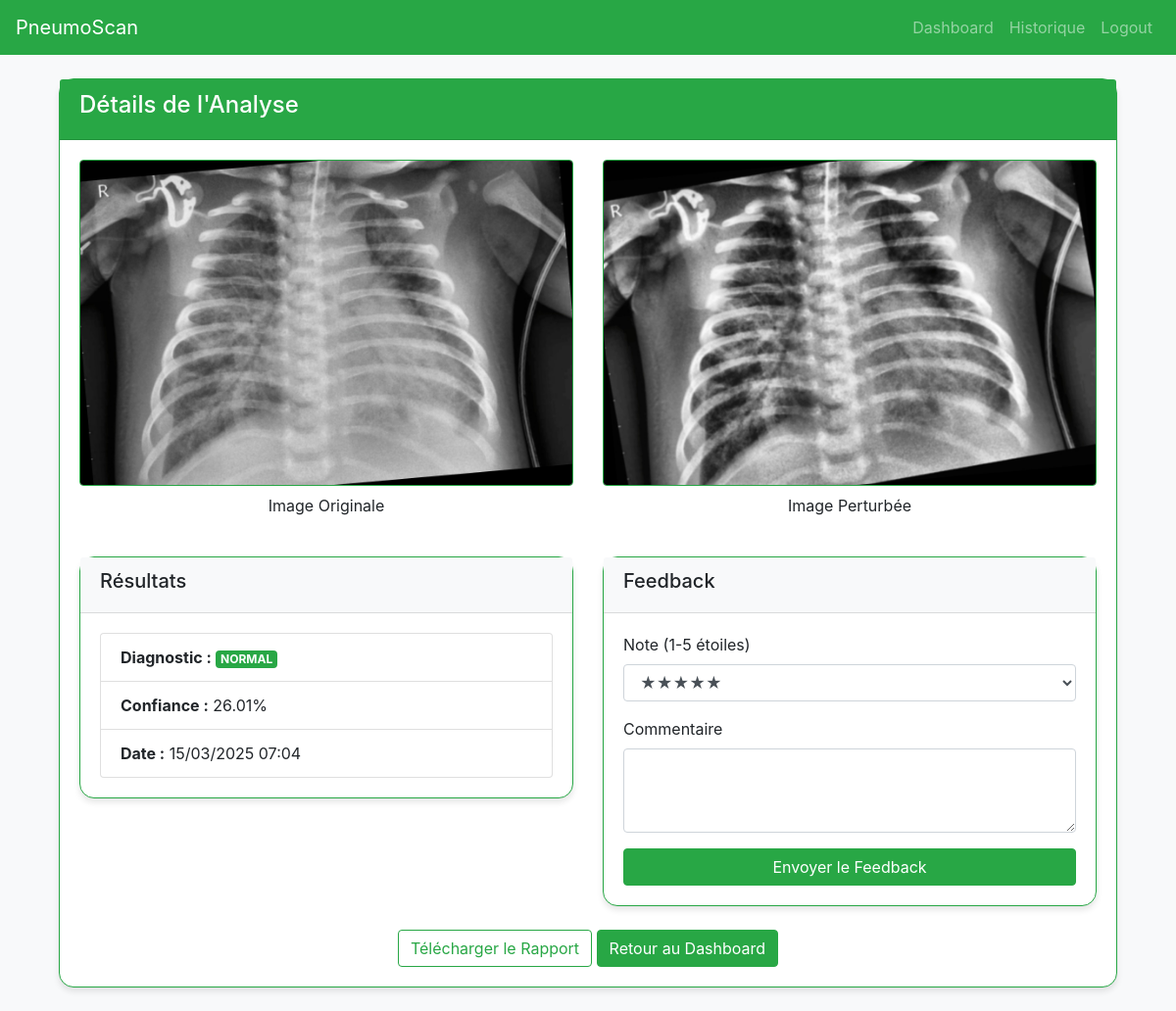
/analysis/4 (signed in), run on the app's committed database.
### app.py (models this page shows)
class AnalysisHistory(db.Model):
    id = db.Column(db.Integer, primary_key=True)
    user_id = db.Column(db.Integer, db.ForeignKey('user.id'), nullable=False)
    filename = db.Column(db.String(200), nullable=False)
    result = db.Column(db.String(50), nullable=False)
    confidence = db.Column(db.Float, nullable=False)
    timestamp = db.Column(db.DateTime, default=datetime.utcnow)
    feedback = db.relationship('UserFeedback', backref='analysis', uselist=False)

### app.py (the view)
@app.route('/analysis/<int:analysis_id>')
@login_required
def analysis_details(analysis_id):
    analysis = AnalysisHistory.query.get_or_404(analysis_id)
    if analysis.user_id != current_user.id:
        abort(403)
    return render_template('analysis_details.html', analysis=analysis)

### app.py (called while the page is built)
@login_manager.user_loader
def load_user(user_id):
    return User.query.get(int(user_id))

### templates/analysis_details.html (shortened to what this page needs)
{% extends "base.html" %}
{% block content %}
    <div class="container">
        <div class="card border-success mb-4">
            <div class="card-header bg-success text-white">
                <h4>Détails de l'Analyse</h4>
            </div>
            <div class="card-body">
                <div class="row mb-4">
                    <div class="col-md-6">
                        <img src="{{ url_for('static', filename='uploads/' + analysis.filename) }}"
                             class="img-fluid rounded border border-success"
                             alt="Image Originale">
                        <p class="text-center mt-2">Image Originale</p>
                    </div>
                    <div class="col-md-6">
                        <img src="{{ url_for('static', filename='uploads/' + 'perturbed_' + analysis.filename) }}"
                             class="img-fluid rounded border border-success"
                             alt="Image Perturbée">
                        <p class="text-center mt-2">Image Perturbée</p>
                    </div>
                </div>
                <div class="row">
                    <div class="col-md-6">
                        <div class="card border-success">
                            <div class="card-header bg-light">
                                <h5>Résultats</h5>
                            </div>
                            <div class="card-body">
                                <ul class="list-group">
                                    <li class="list-group-item">
                                        <strong>Diagnostic :</strong>
                                        <span class="badge badge-{{ 'danger' if analysis.result == 'PNEUMONIA' else 'success' }}">
                                        {{ analysis.result }}
                                    </span>
                                    </li>
                                    <li class="list-group-item">
                                        <strong>Confiance :</strong>
                                        {{ "%.2f"|format(analysis.confidence * 100) }}%
                                    </li>
                                    <li class="list-group-item">
                                        <strong>Date :</strong>
                                        {{ analysis.timestamp.strftime('%d/%m/%Y %H:%M') }}
                                    </li>
                                </ul>
                            </div>
                        </div>
                    </div>
                    <div class="col-md-6">
                        <div class="card border-success">
                            <div class="card-header bg-light">
                                <h5>Feedback</h5>
                            </div>
                            <div class="card-body">
                                {% if analysis.feedback %}
                                    <div class="alert alert-info">
                                        <p><strong>Note :</strong> {{ analysis.feedback.rating }}/5</p>
                                        <p><strong>Commentaire :</strong> {{ analysis.feedback.comment }}</p>
                                    </div>
                                {% else %}
                                    <form method="POST" action="{{ url_for('submit_feedback') }}">
                                        <div class="form-group">
                                            <label>Note (1-5 étoiles)</label>
                                            <select class="form-control" name="rating" required>
                                                <option value="5">★★★★★</option>
                                            </select>
                                        </div>
                                        <div class="form-group">
                                            <label>Commentaire</label>
                                            <textarea class="form-control" name="comment" rows="3"></textarea>
                                        </div>
                                        <button type="submit" class="btn btn-success btn-block">
                                            Envoyer le Feedback
                                        </button>
                                    </form>
                                {% endif %}
                            </div>
                        </div>
                    </div>
                </div>
                <div class="text-center mt-4">
                    <a href="{{ url_for('export_report', analysis_id=analysis.id) }}"
                       class="btn btn-outline-success">
                         Télécharger le Rapport
                    </a>
                    <a href="{{ url_for('dashboard') }}" class="btn btn-success">
                        Retour au Dashboard
                    </a>
                </div>
            </div>
        </div>
    </div>
{% endblock %}

### static/css/style.css (style rules this page uses)
body { background-color: #f8f9fa; }
.card { border-radius: 15px; box-shadow: 0 4px 6px rgba(0, 0, 0, 0.1); }

### data on the page
AnalysisHistory: filename (picture), result "NORMAL", analysis.confidence*100 "26.01", timestamp "15/03/2025 07:04"
